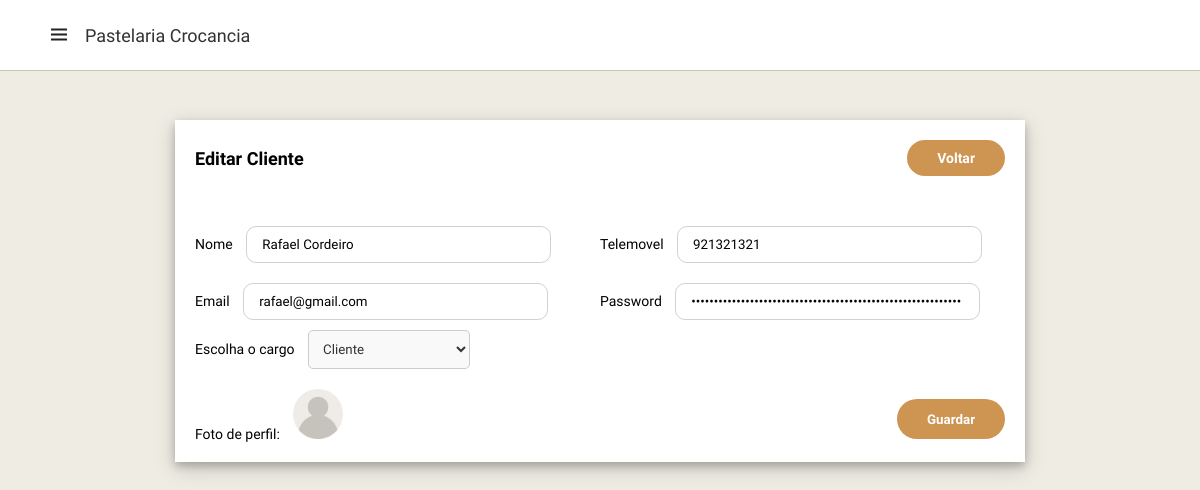
Page /admin.clientes-edit.php?ID=2 on the earlier database version.
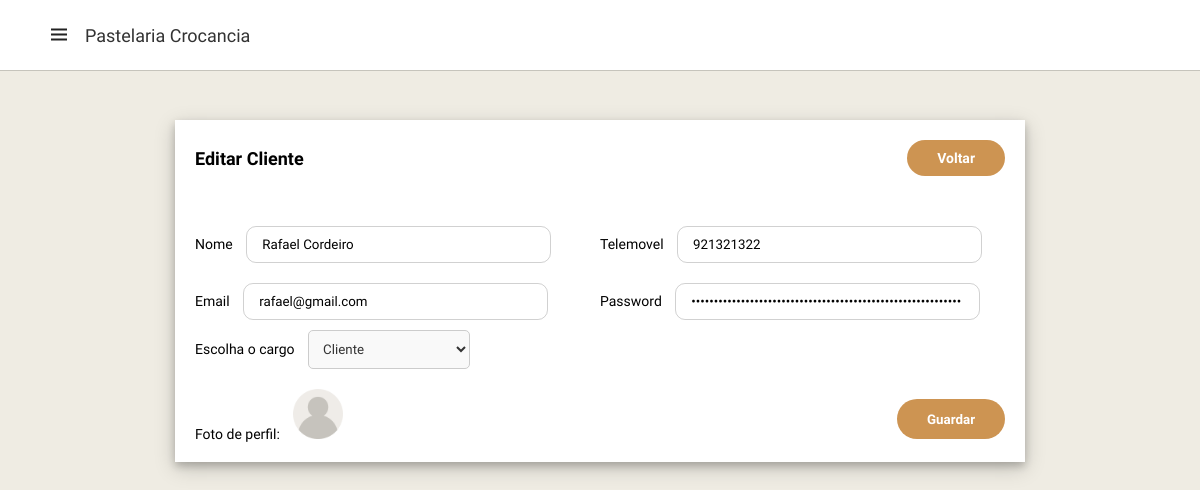
Same page on the later database version.
### tables this page shows
CREATE TABLE "Clientes" (
	"ID"	INTEGER NOT NULL,
	"Nome"	VARCHAR NOT NULL,
	"Email"	varchar NOT NULL,
	"Senha"	varchar NOT NULL,
	"Telefone"	INTEGER NOT NULL,
	"role"	varchar DEFAULT 'user',
	"dataRegisto"	dateTime,
	"Perfil"	varchar DEFAULT '.\img\icon\profile.png',
	PRIMARY KEY("ID")
);

### includes/functions.inc.php (called while the page is built, shortened)
<?php
function getClienteById($db, $cliente_id) {
    $sql = "SELECT * FROM Clientes WHERE ID = ?";
    $stmt = $db->prepare($sql);
    $stmt->bindValue(1, $cliente_id, SQLITE3_INTEGER);
    $result=$stmt->execute();
    $cliente = array();
    while ($row = $result->fetchArray(SQLITE3_ASSOC)) {
        $cliente = $row;
    }
    if (!empty($cliente)) {
        return $cliente;
    } else {
        return false;
    }
}

### admin.clientes-edit.php (the view, shortened to what the changed rows need)
<?php
require_once 'includes/conn.php';
require_once 'includes/functions.inc.php';
$nome = $telefone = $email = $senha = $perfil = $role = '';
if (isset($_GET['ID'])) {
    $cliente_id = $_GET['ID'];
    $cliente_dados = getClienteById($db, $cliente_id);
    if ($cliente_dados) {
        $nome = $cliente_dados['Nome'];
        $telefone = $cliente_dados['Telefone'];
        $email = $cliente_dados['Email'];
        $senha = $cliente_dados['Senha'];
        $role = $cliente_dados['role'];
    } else {
        echo "Cliente não encontrado.";
    }
}
?>
<!DOCTYPE html>
<html lang="en">
<head>
    <link rel="stylesheet" href="https://cdnjs.cloudflare.com/ajax/libs/font-awesome/6.5.1/css/all.min.css">
    <link rel="stylesheet" href="https://cdn.jsdelivr.net/npm/swiper@11/swiper-bundle.min.css" />
    <link rel="stylesheet" href="https://cdnjs.cloudflare.com/ajax/libs/toastr.js/latest/toastr.min.css">
    <link href='https://unpkg.com/boxicons@2.1.4/css/boxicons.min.css' rel='stylesheet'>
    <link rel="stylesheet" href="style.css">
</head>
<body>
    <div class="containerCliente">
        <div class="content">
            <div class="card" style="min-height: 0vh">
                <div class="card-body">
                    <form action="includes/editCliente.php" method="POST" enctype="multipart/form-data">
                        <div style="display: flex; justify-content: space-between;">
                            <div class="input-field" style="flex: 1">
                                <label> Nome</label>
                                <input type="text" name="name" class="" value="<?php echo htmlspecialchars($nome); ?>" required>
                            </div>
                            <div class="input-field" style="flex: 1">
                                <label> Telemovel</label>
                                <input type="number" name="phone" class="" value="<?php echo htmlspecialchars($telefone); ?>" required>
                            </div>
                        </div>
                        <div style="display: flex; justify-content: space-between;">
                            <div class="input-field" style="flex: 1">
                                <label> Email</label>
                                <input type="email" name="email" class="" value="<?php echo htmlspecialchars($email); ?>" required>
                            </div>
                            <div class="input-field" style="flex: 1">
                                <label> Password</label>
                                <input type="password" name="password" class="" value="<?php echo htmlspecialchars($senha); ?>" required>
                            </div>
                        </div>
                        <div style="display: flex; justify-content: space-between;">
                            <div class="input-field" style="flex: 1">
                                <label> Escolha o cargo</label>
                                <select name="role" class="form-select" style="padding: 10px; border: 1px solid #ccc; border-radius: 5px; background-color: #f9f9f9; color: #333; width:20%">
                                    <option value="user" <?php if($role == 'user') echo 'selected'; ?>>Cliente</option>
                                </select>
                            </div>
                        </div>
                    </form>
                </div>
            </div>
        </div>
    </div>
</body>
</html>

Differences in the rows shown:
changed clientes "Rafael Cordeiro": phone "921321321" → "921321322"
